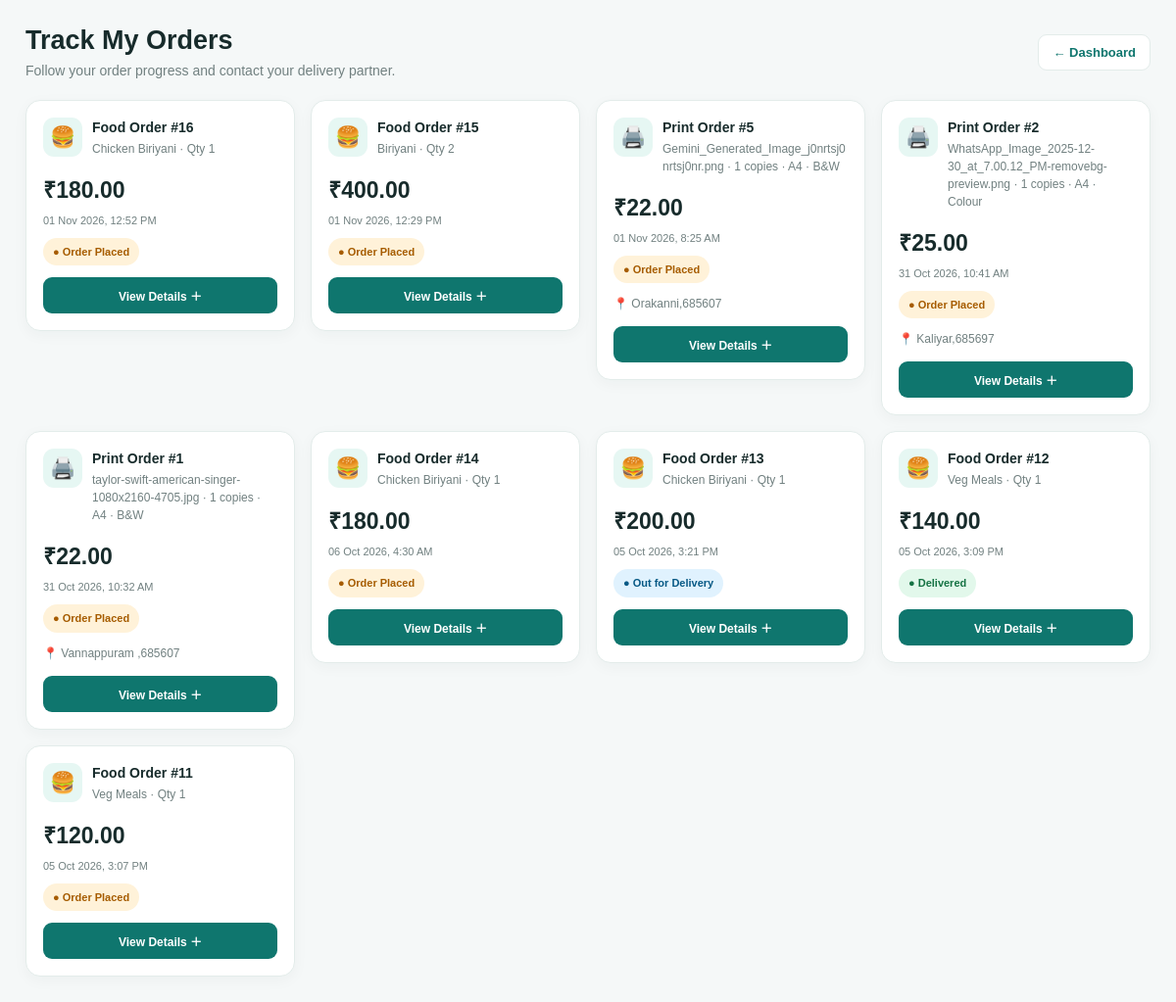
Page /track_delivery.php (signed in) on the committed database.
### tables this page shows
CREATE TABLE `food_orders` (
  `id` int(11) NOT NULL,
  `user_id` int(11) DEFAULT NULL,
  `delivery_partner_id` int(11) DEFAULT NULL,
  `delivery_status` varchar(30) NOT NULL DEFAULT 'Available',
  `delivery_fee` decimal(10,2) NOT NULL DEFAULT 0.00,
  `restaurant_id` int(11) DEFAULT NULL,
  `food_name` varchar(100) DEFAULT NULL,
  `quantity` int(11) DEFAULT NULL,
  `price` decimal(10,2) DEFAULT NULL,
  `total` decimal(10,2) DEFAULT NULL,
  `order_date` timestamp NOT NULL DEFAULT current_timestamp(),
  `payment_method` varchar(30) DEFAULT NULL,
  `payment_status` varchar(30) NOT NULL DEFAULT 'Pending',
  `payment_id` varchar(100) DEFAULT NULL,
  `customer_name` varchar(100) DEFAULT NULL,
  `phone` varchar(15) DEFAULT NULL,
  `delivery_address` text DEFAULT NULL
);

CREATE TABLE `print_orders` (
  `id` int(11) NOT NULL,
  `user_id` int(11) DEFAULT NULL,
  `document_name` varchar(255) DEFAULT NULL,
  `copies` int(11) DEFAULT NULL,
  `color_type` varchar(50) DEFAULT NULL,
  `paper_size` varchar(20) DEFAULT NULL,
  `status` varchar(30) DEFAULT NULL,
  `address` text DEFAULT NULL,
  `total_amount` decimal(10,2) NOT NULL DEFAULT 0.00,
  `created_at` timestamp NOT NULL DEFAULT current_timestamp(),
  `file_path` varchar(255) DEFAULT NULL,
  `delivery_status` varchar(50) NOT NULL DEFAULT 'Pending',
  `payment_method` varchar(30) DEFAULT NULL,
  `payment_status` varchar(30) NOT NULL DEFAULT 'Pending',
  `delivery_partner_id` int(11) DEFAULT NULL
);

### track_delivery.php (the view, shortened to what this page needs)
<?php
require_once __DIR__ . "/backend/db.php";
$userId = (int) $_SESSION['user_id'];
function e($value): string {
    return htmlspecialchars((string)($value ?? ''), ENT_QUOTES, 'UTF-8');
}
function getOrderStatus($status): string {
    $status = strtolower(trim((string)$status));
    if (strpos($status, 'deliver') !== false) {
        return 'Delivered';
    }
    if (strpos($status, 'out for') !== false ||
        strpos($status, 'picked') !== false) {
        return 'Out for Delivery';
    }
    return 'Order Placed';
}
$orders = [];
$foodSql = "
    SELECT
        id,
        food_name AS item_name,
        quantity,
        total AS amount,
        order_date AS created_at,
        delivery_status,
        delivery_partner_id,
        '' AS address,
        'food' AS order_type
    FROM food_orders
    WHERE user_id = ?
";
$foodStmt = mysqli_prepare($conn, $foodSql);
if ($foodStmt) {
    mysqli_stmt_bind_param($foodStmt, "i", $userId);
    mysqli_stmt_execute($foodStmt);
    $foodResult = mysqli_stmt_get_result($foodStmt);
    while ($row = mysqli_fetch_assoc($foodResult)) {
        $row['display_status'] = getOrderStatus($row['delivery_status'] ?? '');
        $orders[] = $row;
    }
}
$printSql = "
    SELECT
        id,
        document_name AS item_name,
        copies AS quantity,
        total_amount AS amount,
        created_at,
        status,
        delivery_status,
        delivery_partner_id,
        address,
        color_type,
        paper_size,
        'print' AS order_type
    FROM print_orders
    WHERE user_id = ?
";
$printStmt = mysqli_prepare($conn, $printSql);
if ($printStmt) {
    mysqli_stmt_bind_param($printStmt, "i", $userId);
    mysqli_stmt_execute($printStmt);
    $printResult = mysqli_stmt_get_result($printStmt);
    while ($row = mysqli_fetch_assoc($printResult)) {
        $status = !empty($row['delivery_status'])
            ? $row['delivery_status']
            : ($row['status'] ?? '');
        $row['display_status'] = getOrderStatus($status);
        $orders[] = $row;
    }
}
usort($orders, function ($a, $b) {
    return strtotime($b['created_at'] ?? '') <=> strtotime($a['created_at'] ?? '');
});
?>
<!DOCTYPE html>
<html lang="en">
<head>
</head>
<body>
<main class="page">
    <header class="page-header">
        <div>
            <h1>Track My Orders</h1>
            <p>Follow your order progress and contact your delivery partner.</p>
        </div>
        <a class="back-btn" href="dashboard.php">← Dashboard</a>
    </header>
    <?php if (empty($orders)): ?>
        <section class="empty-state">
            <h2>No orders yet</h2>
            <p>Your food and print orders will appear here.</p>
        </section>
    <?php else: ?>
        <section class="order-grid">
        <?php foreach ($orders as $index => $order): ?>
            <?php
                $type = $order['order_type'] ?? 'food';
                $status = $order['display_status'] ?? 'Order Placed';
                $icon = ($type === 'print') ? '🖨️' : '🍔';
                $typeLabel = ($type === 'print') ? 'Print Order' : 'Food Order';
                $orderId = (int)($order['id'] ?? 0);
                $amount = (float)($order['amount'] ?? 0);
                $quantity = (int)($order['quantity'] ?? 1);
                $createdAt = $order['created_at'] ?? '';
                $itemName = $order['item_name'] ?? 'Order item';
                if ($type === 'print') {
                    $itemDescription = $itemName . ' · ' . $quantity . ' copies';
                    if (!empty($order['paper_size'])) {
                        $itemDescription .= ' · ' . $order['paper_size'];
                    }
                    if (!empty($order['color_type'])) {
                        $itemDescription .= ' · ' . $order['color_type'];
                    }
                } else {
                    $itemDescription = $itemName . ' · Qty ' . $quantity;
                }
                $statusClass = 'status-placed';
                if ($status === 'Order Confirmed') {
                    $statusClass = 'status-confirmed';
                } elseif ($status === 'Delivery Partner Assigned') {
                    $statusClass = 'status-assigned';
                } elseif ($status === 'Out for Delivery') {
                    $statusClass = 'status-out';
                } elseif ($status === 'Delivered') {
                    $statusClass = 'status-delivered';
                } elseif ($status === 'Cancelled') {
                    $statusClass = 'status-cancelled';
                }
                $address = $order['address'] ?? '';
                $panelId = 'order-details-' . $type . '-' . $orderId . '-' . $index;
            ?>
            <article class="order-card">
                <div class="card-top">
                    <div class="order-icon"><?= $icon ?></div>
                    <div>
                        <div class="order-title">
                            <?= e($typeLabel) ?> #<?= $orderId ?>
                        </div>
                        <div class="item-name"><?= e($itemDescription) ?></div>
                    </div>
                </div>
                <div class="amount">₹<?= number_format($amount, 2) ?></div>
                <div class="date">
                    <?= $createdAt ? e(date('d M Y, g:i A', strtotime($createdAt))) : 'Date unavailable' ?>
                </div>
                <div class="status-badge <?= e($statusClass) ?>">
                    ● <?= e($status) ?>
                </div>
                <?php if ($address !== ''): ?>
                    <p class="address">📍 <?= e($address) ?></p>
                <?php endif; ?>
                <button
                    class="details-btn"
                    type="button"
                    aria-expanded="false"
                    aria-controls="<?= e($panelId) ?>"
                    onclick="toggleDetails(this, '<?= e($panelId) ?>')">
                    View Details ＋
                </button>
            </article>
        <?php endforeach; ?>
        </section>
    <?php endif; ?>
</main>
</body>
</html>

### track_delivery.php (style rules this page uses)
:root { --green: #0f766e; --green-light: #e6f7f3; --text: #172b2b; --muted: #718080; --border: #e3ecea; --page: #f5f8f8; }
* { box-sizing: border-box; }
body { margin: 0; font-family: Arial, Helvetica, sans-serif; background: var(--page); color: var(--text); }
.page { max-width: 1500px; margin: 0 auto; padding: 26px; }
.page-header { display: flex; justify-content: space-between; align-items: center; gap: 16px; margin-bottom: 22px; }
.page-header h1 { margin: 0 0 7px; font-size: 27px; }
.page-header p { margin: 0; color: var(--muted); font-size: 14px; }
.back-btn { text-decoration: none; background: white; border: 1px solid var(--border); color: var(--green); border-radius: 9px; padding: 10px 14px; font-size: 13px; font-weight: bold; white-space: nowrap; }
.order-grid { display: grid; grid-template-columns: repeat(4, minmax(0, 1fr)); gap: 16px; }
.order-card { min-width: 0; background: white; border: 1px solid var(--border); border-radius: 15px; padding: 17px; box-shadow: 0 4px 15px rgba(22, 57, 54, 0.04); display: flex; flex-direction: column; align-self: start; }
.card-top { display: flex; align-items: flex-start; gap: 10px; margin-bottom: 12px; }
.order-icon { width: 40px; height: 40px; display: grid; place-items: center; background: var(--green-light); border-radius: 11px; font-size: 21px; flex-shrink: 0; }
.order-title { font-size: 14px; font-weight: 700; margin: 2px 0 5px; overflow-wrap: anywhere; }
.item-name { color: var(--muted); font-size: 12px; line-height: 1.5; overflow-wrap: anywhere; }
.amount { font-size: 23px; font-weight: 800; margin: 4px 0 10px; }
.date { font-size: 11px; color: var(--muted); margin-bottom: 12px; }
.status-badge { display: inline-flex; align-self: flex-start; align-items: center; gap: 6px; border-radius: 20px; padding: 7px 10px; font-size: 11px; line-height: 1.3; font-weight: 700; margin-bottom: 12px; }
.status-placed { color: #a65c00; background: #fff2d9; }
.status-out { color: #075985; background: #e0f2fe; }
.status-delivered { color: #167344; background: #e2f8eb; }
.address { color: var(--muted); font-size: 12px; line-height: 1.5; margin: 0 0 14px; overflow-wrap: anywhere; }
.details-btn { width: 100%; margin-top: auto; padding: 10px 12px; border: 0; border-radius: 9px; background: var(--green); color: white; cursor: pointer; font-size: 12px; font-weight: 700; }

### rows in the picture
food_orders: icon "🍔", typeLabel "Food Order", id "16", itemDescription "Chicken Biriyani · Qty 1", total "180.00", order_date "01 Nov 2026, 12:52 PM", status "Order Placed"
food_orders: icon "🍔", typeLabel "Food Order", id "15", itemDescription "Biriyani · Qty 2", total "400.00", order_date "01 Nov 2026, 12:29 PM", status "Order Placed"
print_orders: icon "🖨️", typeLabel "Print Order", id "5", itemDescription "Gemini_Generated_Image_j0nrtsj0nrtsj0nr.png · 1 copies · A4 · B&W", total_amount "22.00", created_at "01 Nov 2026, 8:25 AM", status "Order Placed", address "Orakanni,685607"
print_orders: icon "🖨️", typeLabel "Print Order", id "2", itemDescription "WhatsApp_Image_2025-12-30_at_7.00.12_PM-removebg-preview.png · 1 copies · A4 · Colour", total_amount "25.00", created_at "31 Oct 2026, 10:41 AM", status "Order Placed", address "Kaliyar,685697"
print_orders: icon "🖨️", typeLabel "Print Order", id "1", itemDescription "taylor-swift-american-singer-1080x2160-4705.jpg · 1 copies · A4 · B&W", total_amount "22.00", created_at "31 Oct 2026, 10:32 AM", status "Order Placed", address "Vannappuram ,685607"
food_orders: icon "🍔", typeLabel "Food Order", id "14", itemDescription "Chicken Biriyani · Qty 1", total "180.00", order_date "06 Oct 2026, 4:30 AM", status "Order Placed"
food_orders: icon "🍔", typeLabel "Food Order", id "13", itemDescription "Chicken Biriyani · Qty 1", total "200.00", order_date "05 Oct 2026, 3:21 PM", status "Out for Delivery"
food_orders: icon "🍔", typeLabel "Food Order", id "12", itemDescription "Veg Meals · Qty 1", total "140.00", order_date "05 Oct 2026, 3:09 PM", delivery_status "Delivered"
food_orders: icon "🍔", typeLabel "Food Order", id "11", itemDescription "Veg Meals · Qty 1", total "120.00", order_date "05 Oct 2026, 3:07 PM", status "Order Placed"
